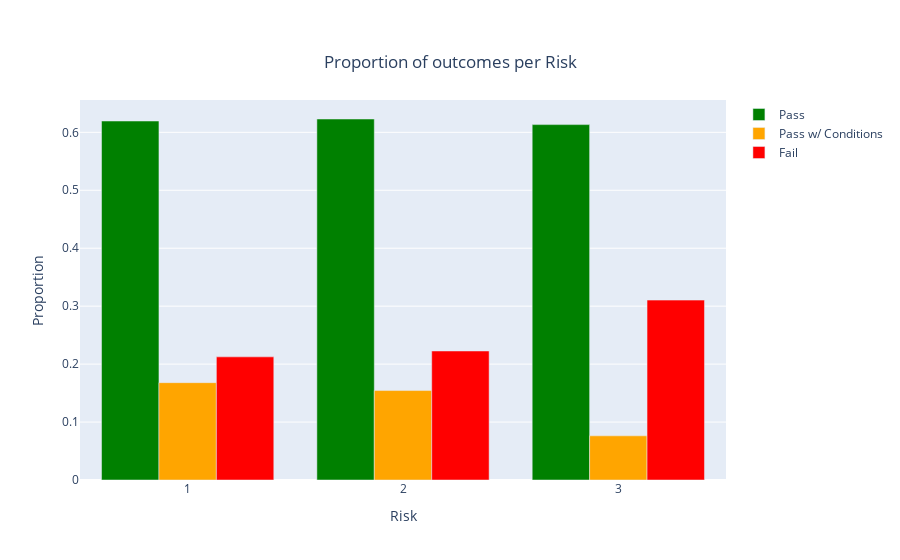

Source (notebook cell):
### Markdown cell above
We observe the following:

* In terms of failed inspections, the license and the task-force (liquor license inspections) types have the highest proportions. For the license, this might be due to the fact that the facility is usually newly established and hence fairly inexperienced. It is unclear why task-force inspections but it might be due to the sensitive nature of alcoholic products in the sense that sales of such products must be handled with care (warning sign for minors, proper age check etc).
* In general, the number of passes seem very similar accross all inspection types. However, they seem to be below average for the poisoning, recall and task-force inspections.
    * For poisoning, the reason is probably the severity of the complaint which cause the inspections. Inspectors must be following stricter guidlines
    * For recall, it is below average due to the above average proportion of passes with conditions. This could actually be used to justify having recall inspections as they are done to make sure that establishmenst which have performed well in the past continue to perform well.
    * For task forces, it is due to very high proportion to fails, which is explained above.

### Code cell
plot_corr_with_results_plotly('Risk', 'risk.html')
plot_corr_with_results('Risk')

### Figure 1 — Plotly figure (JSON) as saved in the notebook; plotly's stock layout.template omitted (floating-point values rounded to 4 significant figures)
{"data": [{"marker": {"color": "green"}, "name": "Pass", "type": "bar", "x": [1, 2, 3], "y": [0.6195, 0.623, 0.6133]}, {"marker": {"color": "orange"}, "name": "Pass w/ Conditions", "type": "bar", "x": [1, 2, 3], "y": [0.168, 0.1543, 0.07622]}, {"marker": {"color": "red"}, "name": "Fail", "type": "bar", "x": [1, 2, 3], "y": [0.2125, 0.2226, 0.3105]}], "layout": {"barmode": "group", "title": {"text": "Proportion of outcomes per Risk", "x": 0.5, "xanchor": "center", "y": 0.9, "yanchor": "top"}, "xaxis": {"title": {"text": "Risk"}}, "yaxis": {"title": {"text": "Proportion"}}}}
